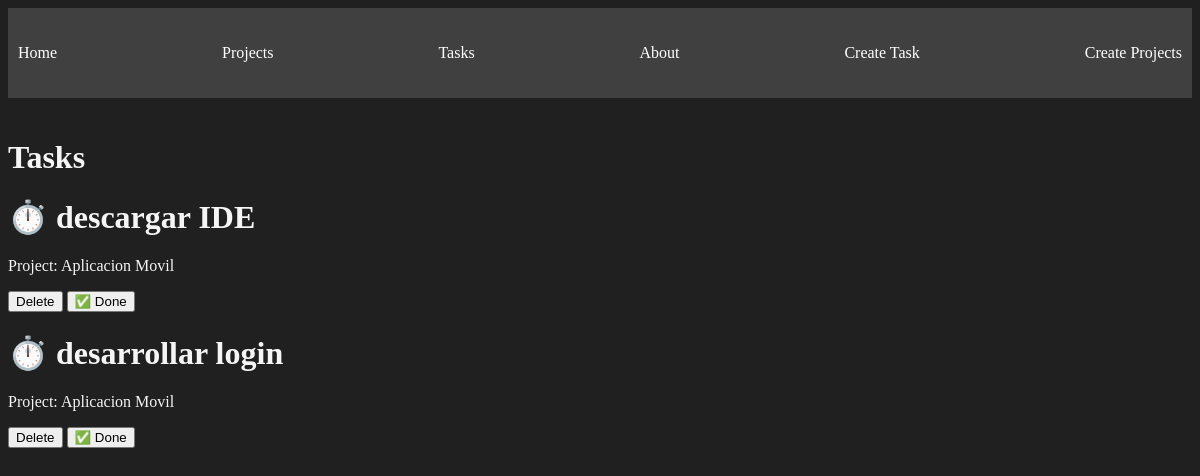
Page /tasks/ on the earlier database version.
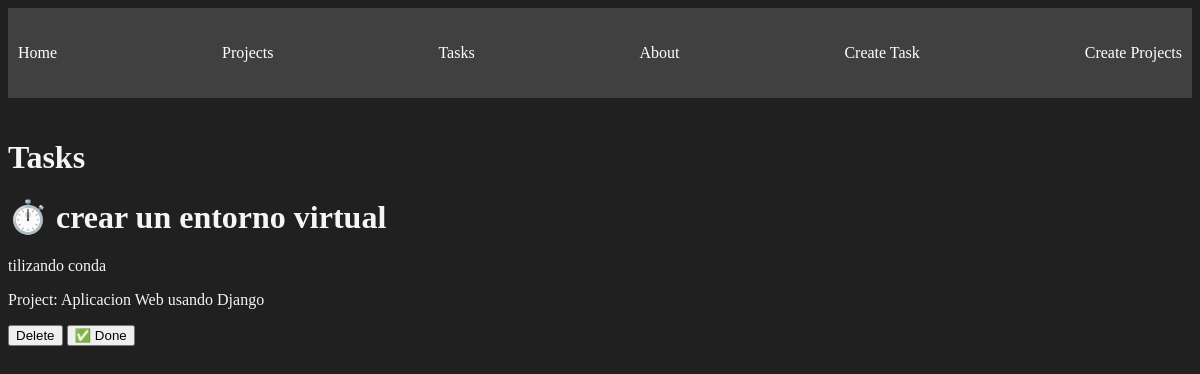
Same page on the later database version.
### myapp/models.py (models this page shows, shortened)
class Task(models.Model):
    title = models.CharField(max_length=200)
    description = models.TextField()
    project = models.ForeignKey(Project, on_delete=models.CASCADE)
    done = models.BooleanField(default=False)

class Project(models.Model):
    name = models.CharField(max_length=200)

### myapp/views.py (the view)
# urls.py: path('tasks/', views.tasks, name='tasks'),
def tasks(request):
    tasks = Task.objects.all()
    return render(request, "tasks/tasks.html", {'tasks': tasks})

### myapp/templates/tasks/tasks.html
{% extends 'layouts/base.html' %}
{% block content %}
<h1>Tasks</h1>
{% for task in tasks %}
	<div>
		<h1>{% if task.done == False %}⏱️ {% else %} ✅ {% endif %} {{task.title}} </h1>
		<p>{{task.description}}</p>
		<p>Project: {{task.project.name}}</p>
		<button>Delete</button>
		<button>✅ Done</button>
	</div>
{%endfor%}
{% endblock %}

### myapp/templates/layouts/base.html (shortened to what this page needs)
{% load static %}
<!DOCTYPE html>
<html lang="en">
<head>
	<link rel="stylesheet" href="{% static 'styles/main.css' %}">
</head>
<body>
	<nav class="navbar container">
		<ul>
			<li>
				<a href="{% url 'index' %}">Home</a>
			</li>
			<li>
				<a href="{% url 'projects' %}">Projects</a>
			</li>
			<li>
				<a href="{% url 'tasks' %}">Tasks</a>
			</li>
			<li>
				<a href="{% url 'about' %}">About</a>
			</li>
			<li>
				<a href="{% url 'create_task' %}">Create Task</a>
			</li>
			<li>
				<a href="{% url 'create_project' %}">Create Projects</a>
			</li>
		</ul>
	</nav>
	<main class="container">
		{% block content %}
		{% endblock %}
	</main>
</body>
</html>

### myapp/static/styles/main.css (style rules this page uses)
body { background-color: #202020; color: whitesmoke; }
.navbar { background-color: #404040; }
.navbar ul { display: flex; justify-content: space-between; padding-inline-start: 0; }
.navbar ul li { list-style: none; }
.navbar ul li a { color: white; text-decoration: none; padding: 0 10px; }
.container { max-width: 1200px; margin: auto; padding: 20px 0; }

Differences in the rows shown:
removed Task: title "descargar IDE", project.name "Aplicacion Movil"
removed Task: title "desarrollar login", project.name "Aplicacion Movil"
added Task: title "crear un entorno virtual", description "tilizando conda", project.name "Aplicacion Web usando Django"
